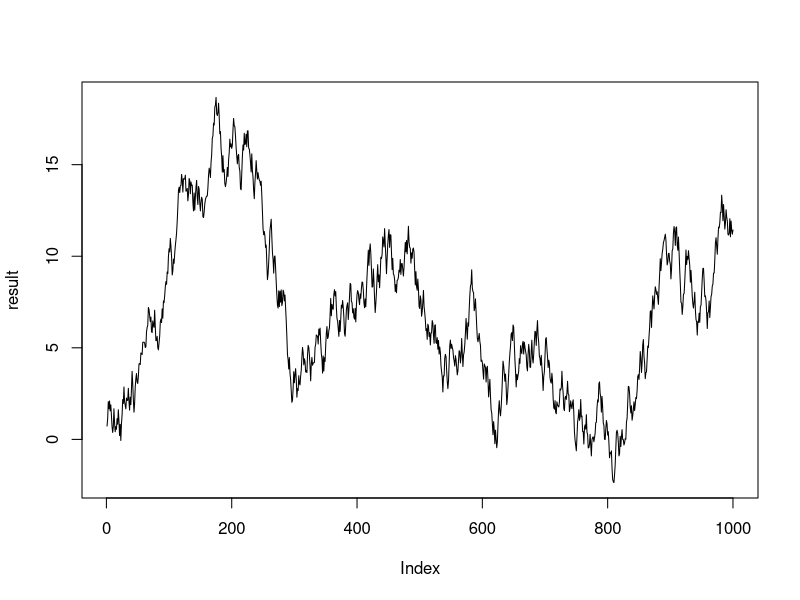
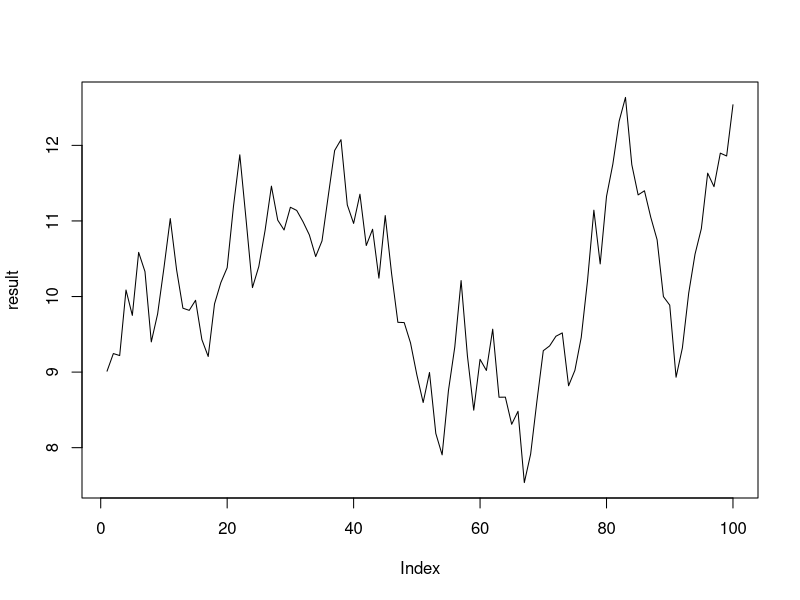

These charts were generated, in order, by the following R code:
### Functions #######################################################

  # Basic example
  add <- function(a,b) {
    a+b
  }
  
  # What did the last call do?
  ls()
  add
  class(add)
  
  # Using the function
  add(1,2)
  add(3,5)
  add(a=3,b=5)
  
  # More complex example
  addsum <- function(x) {
    
    number <- 0
    
    for(j in 1:x) {
      
      number <- number + j
      
    }
    
    return(number)  
    
  }
  
  addsum(11)
  
  # More efficient alternative
  addsum(10)
  sum(1:10)  


### for-loops #######################################################

  # Example 1
  number <- 0 # For result
  
  for(j in 1:10) {
    
    number <- number + j
    
  }
  
  number
  
  # Example 2
  values <- c(2,3,4,7,9) 
  
  number <- 0
  
  for(i in values) {
    
    number <- number + i
    
  }
  
  number


### Nested loops ####################################################

  numbers <- NULL
  
  for(i in 1:10) {
    
    numbers[i] <- 0
    
    for(j in 1:i) {
      numbers[i] <- numbers[i]+j
    }
    
  }
  
  numbers


### Random numbers ##################################################

  # Uniform distribution
  runif(5)
  runif(5)
  runif(5)
  runif(10)
  
  test1 <- runif(100)
  summary(test1)
  
  test2 <- runif(100,min=-1,max=1)
  summary(test2)
  
  # Normal distribution
  rnorm(10)
  rnorm(10,mean=2,sd=5)


### Simple example combining a few things ###########################

  random.walk <- function(steps,start=0) {
    
    path <- runif(n=steps,min=-1,max=1)
    
    start+cumsum(path)
    
  }
  
  random.walk(steps=1000)
  
  result <- random.walk(steps=1000)
  plot(result,type="l")
  
  result <- random.walk(steps=100,start=10)
  plot(result,type="l")
